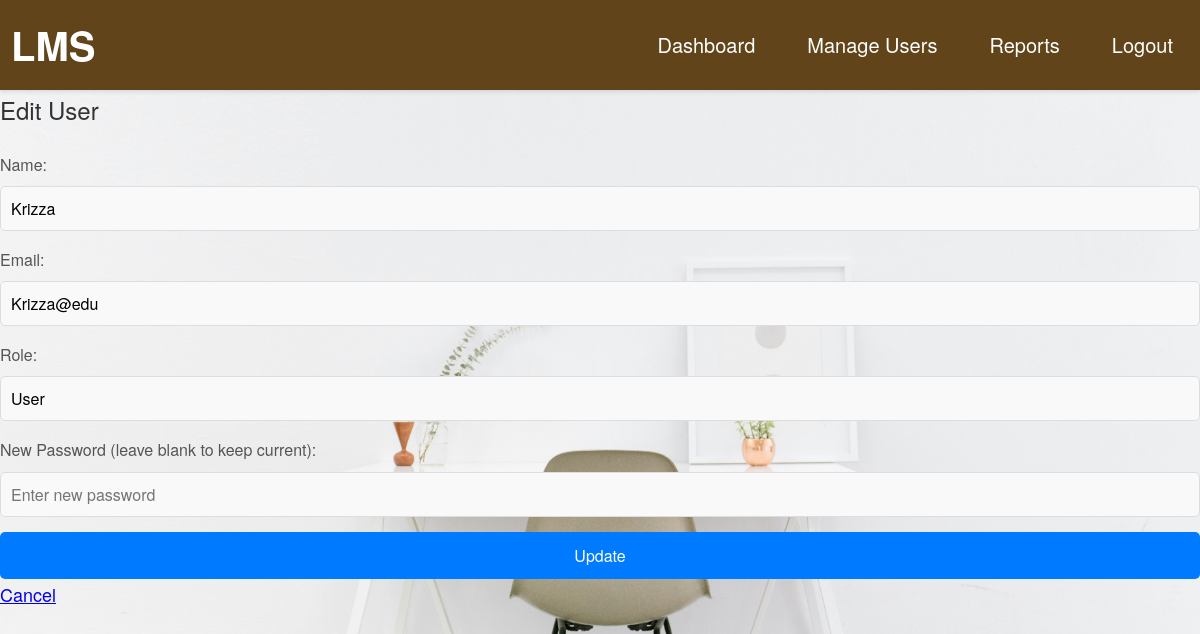
Page /edit_user.php?user_id=6 (signed in) on the committed database.
### tables this page shows
CREATE TABLE `users` (
  `UserID` int(11) NOT NULL,
  `Email` varchar(45) NOT NULL,
  `Password` varchar(255) NOT NULL,
  `Role` enum('Admin','Librarian','User') NOT NULL,
  `Name` varchar(100) NOT NULL,
  `RegistrationDate` date NOT NULL
);

### edit_user.php (the view, shortened to what this page needs)
<?php
include 'header.php';
include 'db_connection.php';
if (isset($_GET['user_id'])) {
    $user_id = $_GET['user_id'];
    $sql = "SELECT * FROM users WHERE UserID = $user_id";
    $result = $conn->query($sql);
    if ($result->num_rows > 0) {
        $user = $result->fetch_assoc();
    } else {
        echo "User not found.";
        exit;
    }
} else {
    echo "No user specified.";
    exit;
}
?>
<!DOCTYPE html>
<html>
<head>
    <link rel="stylesheet" type="text/css" href="css/styles.css">
</head>
<body style="background-image: url('./res/admin.jpg'); background-size: cover; background-position: center; background-repeat: no-repeat;">
    <div class="edit-user-container">
        <h2>Edit User</h2>
        <form method="POST" action="">
            <div class="form-group">
                <label for="name">Name:</label>
                <input type="text" id="name" name="name" value="<?php echo htmlspecialchars($user['Name']); ?>" required>
            </div>
            <div class="form-group">
                <label for="email">Email:</label>
                <input type="email" id="email" name="email" value="<?php echo htmlspecialchars($user['Email']); ?>" readonly>
            </div>
            <div class="form-group">
                <label for="role">Role:</label>
                <input type="text" id="role" name="role" value="<?php echo htmlspecialchars($user['Role']); ?>" readonly>
            </div>
            <div class="form-group">
                <label for="password">New Password (leave blank to keep current):</label>
                <input type="password" id="password" name="password" placeholder="Enter new password">
            </div>
            <div class="form-group">
                <button type="submit">Update</button>
                <a href="manage_users.php">Cancel</a>
            </div>
        </form>
    </div>
</body>
</html>

### css/styles.css (style rules this page uses)
* { margin: 0; padding: 0; box-sizing: border-box; font-family: 'Helvetica Neue', Arial, sans-serif; }
body { background-image: url('/library.jpg'); background-color: #f5f5f5; background-size: cover; background-position: center; background-repeat: no-repeat; color: #333; font-size: 18px; line-height: 1.7; }
h2 { margin-bottom: 20px; font-size: 24px; color: #333; font-weight: 300; }
label { display: block; margin-bottom: 8px; font-size: 16px; color: #555; text-align: left; }
input[type="text"], input[type="email"], input[type="password"], input[type="number"], input[type="date"], select { width: 100%; padding: 10px; margin-bottom: 15px; border: 1px solid #ddd; border-radius: 5px; font-size: 16px; background-color: #f9f9f9; }
button { width: 100%; padding: 12px; background-color: #007BFF; border: none; border-radius: 5px; color: white; font-size: 16px; cursor: pointer; transition: background-color 0.3s ease; }

### rows in the picture
users: name "Krizza", email "Krizza@edu", role "User"
